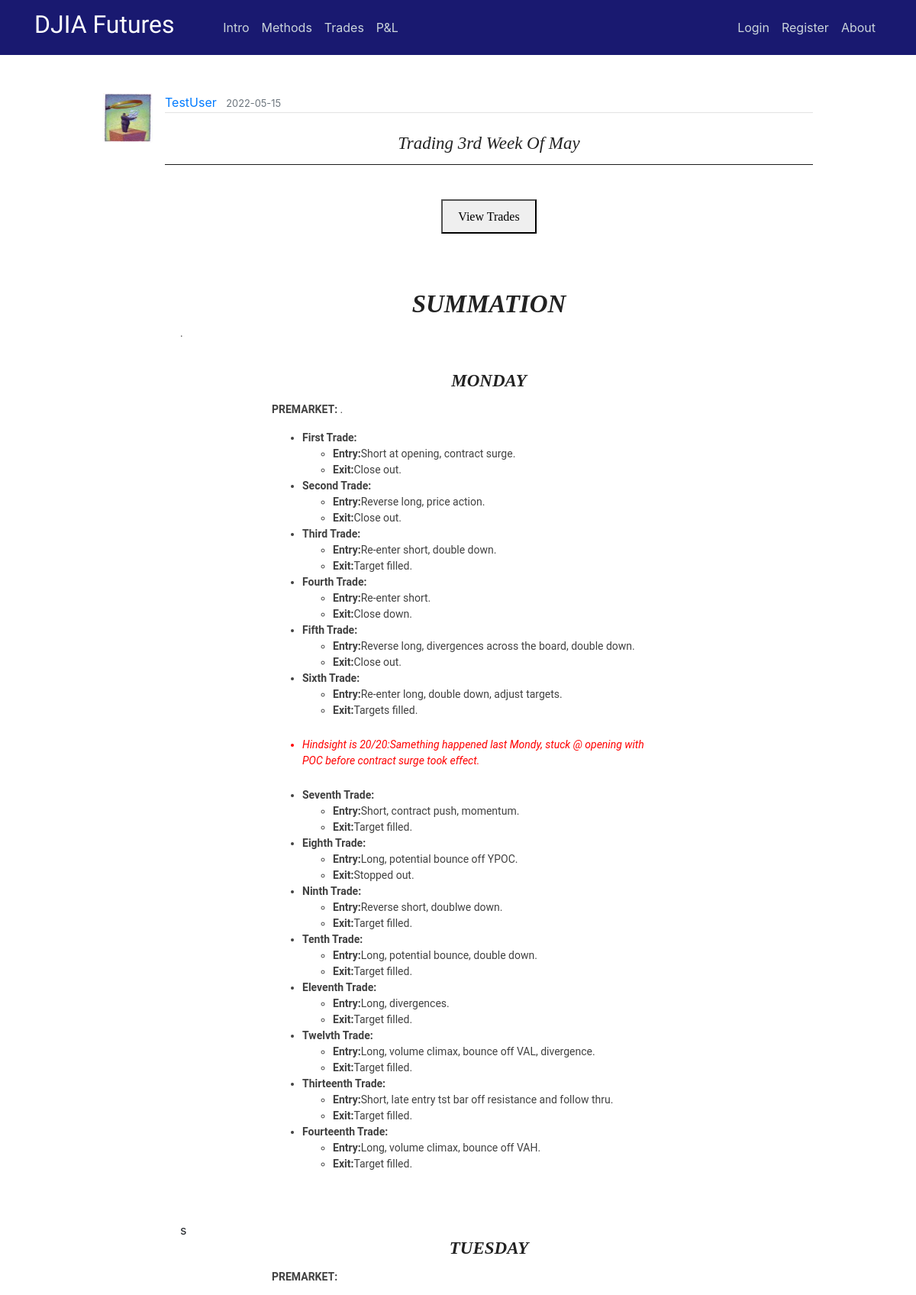
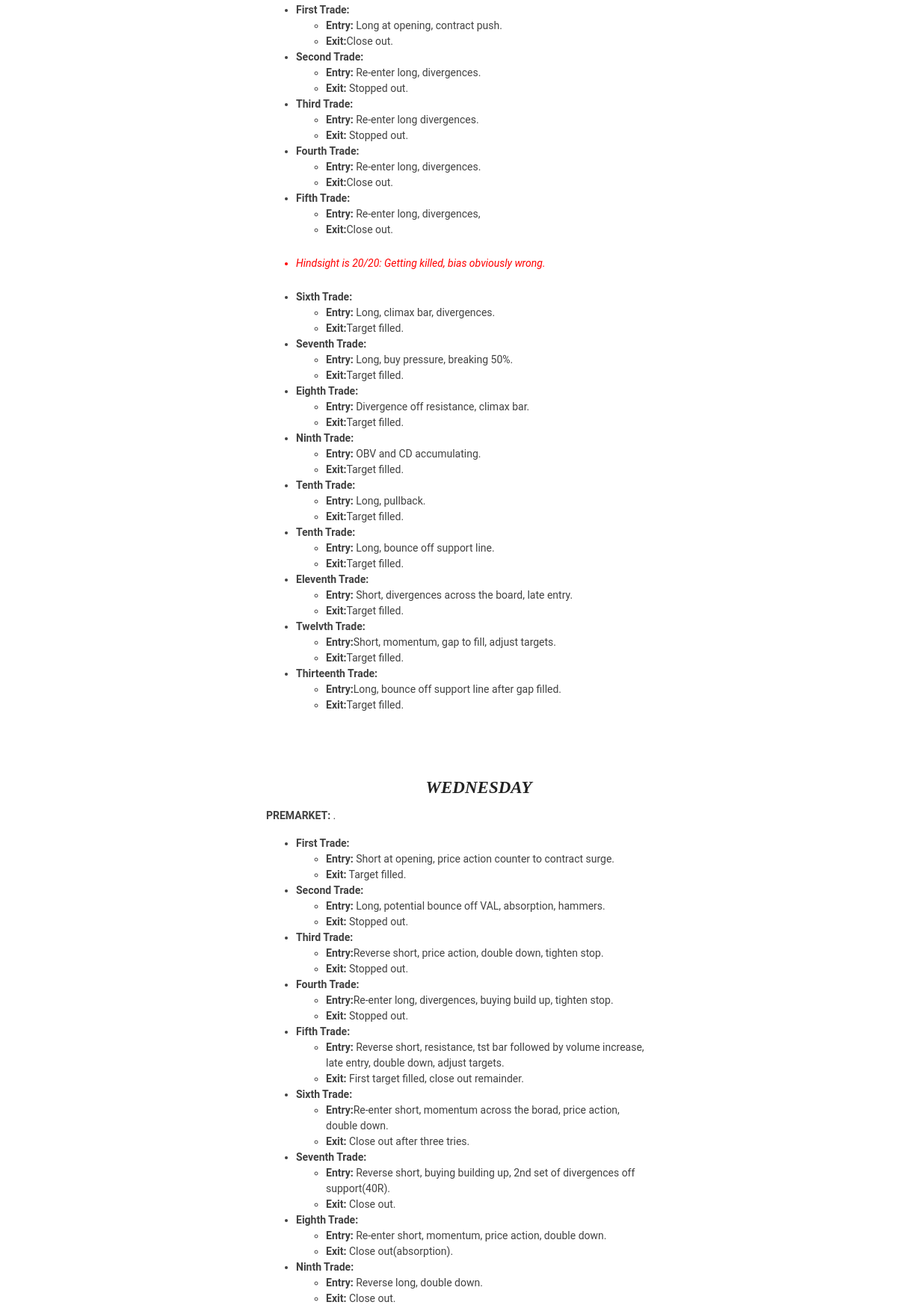
Page /post/159 (upper part) on the committed database (2 pictures, top to bottom).
### flaskblog/models.py (models this page shows, shortened)
class User(db.Model, UserMixin):
    id = db.Column(db.Integer, primary_key=True)
    username = db.Column(db.String(20), unique=True, nullable=False)
    email = db.Column(db.String(120), unique=True, nullable=False)
    image_file = db.Column(db.String(20), nullable=False, default='default.jpg')
    password = db.Column(db.String(60), nullable=False)
    posts = db.relationship('Post', backref='author', lazy=True)

class Post(db.Model):
    id = db.Column(db.Integer, primary_key=True)
    title = db.Column(db.String(100), nullable=False)
    date_posted = db.Column(db.DateTime, nullable=False, default=datetime.utcnow)
    content = db.Column(db.Text, nullable=False)
    user_id = db.Column(db.Integer, db.ForeignKey('user.id'), nullable=False)
    teaser_title = db.Column(db.Text, nullable=True)
    teaser_details = db.Column(db.Text, nullable=True)
    teaser_caption = db.Column(db.Text, nullable=True)
    teaser_img = db.Column(db.Text, nullable=True)
    teaser_content = db.Column(db.Text, nullable=True)
    teaser_wkid = db.Column(db.Text, nullable=True)

### flaskblog/posts/routes.py (the view)
@posts.route("/post/<int:post_id>")
def post(post_id):
    post = Post.query.get_or_404(post_id)
    if len(post.teaser_wkid) != 0:
        weekly = post.teaser_wkid
    else:
        weekly = ""
    return render_template('post.html', weekly=weekly, title=post.title, post=post)

### flaskblog/templates/post.html (shortened to what this page needs)
{% extends "layout.html" %}
{% block content %}
  <article class="media content-section" style="border:none;">
    <img class="article-img" src="{{ url_for('static', filename='profile_pics/' + post.author.image_file) }}">
    <div class="media-body">
      <div class="article-metadata">
        <a class="mr-2" href="{{ url_for('users.user_posts', username=post.author.username) }}">{{ post.author.username }}</a>
        <small class="text-muted">{{ post.date_posted.strftime('%Y-%m-%d') }}</small>
      </div>
      <center><br><h3 class="hero-header">{{ post.title }}</h3><hr><br></center>
      {% if weekly |length %}
      <center><button onclick="myDetach()">View Trades</button></center>
      <br>
      <br>
      {% endif %}
      {{ post.content|safe }}
  </article>
{% endblock content %}

### flaskblog/static/main.css (style rules this page uses)
body { margin-top: 5rem; }
._backdrop { background: url(img/stocks.jpg) no-repeat center center fixed; -webkit-background-size: cover; -moz-background-size: cover; -o-background-size: cover; background-size: cover; }
.adjust-doc-border-intro { padding-right: 20px; padding-left: 20px; padding-top: 20px; padding-bottom: 20px; }
.doc-clear { clear: both; display: block; }
hr { margin-top: 1rem; margin-bottom: 1rem; border: 0; border-top: 1px solid rgba(0, 0, 0, 0.89); }
p.teaser-content { color: #414141; font-size: 14px; font-family: 'Roboto', Arial, 'Helvetica Neue', Helvetica, sans-serif; line-height: 1.5; }
.content-section { background: #ffffff; padding: 10px 20px; border: 1px solid #000000; border-radius: 9px; margin-bottom: 20px; }
.article-img { height: 65px; width: 65px; margin-right: 16px; }
.article-metadata { padding-bottom: 1px; margin-bottom: 4px; border-bottom: 1px solid #e3e3e3 }

### flaskblog/static/study.css (style rules this page uses)
h1.hero-header { color: #222; text-transform: capitalize; font-weight: 400; font-style: italic; font-size: 28px; font-family: Baskerville, 'Baskerville Old Face', 'Hoefler Text', Garamond, 'Times New Roman', serif; }
h3.hero-header { color: #222; text-transform: capitalize; font-weight: 400; font-style: italic; font-size: 28px; font-family: Baskerville, 'Baskerville Old Face', 'Hoefler Text', Garamond, 'Times New Roman', serif; }
h3 { font-weight: 700; line-height: 1; }
li.list { color: #414141; font-size: 14px; font-family: 'Roboto', Arial, 'Helvetica Neue', Helvetica, sans-serif; line-height: 1.5; }
button { margin-top: 5px; margin-bottom: 5px; padding: 8px 20px 7px; font-family: Cambria, Georgia, serif; line-height: 1.6; }
@media screen and (min-width: 25rem) { h1.hero-header { font-size: 33px; } }
@media screen and (min-width: 25rem) { h3.hero-header { font-size: 23px; } }

### flaskblog/static/modal.css (style rules this page uses)
img { margin-bottom: -4px; }

### rows in the picture
User: image_file (picture), author.username "TestUser"
Post: date_posted "2022-05-15", title "Trading 3rd Week Of May", content "SUMMATION . MONDAY PREMARKET: . First Trade: Entry: Short at opening, contract surge. Exit: Close out. Second Trade: Entry: Reverse long, price action. Exit: Close out. Third Trade: Entry: Re-enter short, double down. Exit: Target filled. Fourth Trade: Entry: Re-enter short. Exit: Close down. Fifth Trade: Entry: Reverse long, divergences across the board, double down. Exit: Close out. Sixth Trade: Entry: Re-enter long, double down, adjust targets. Exit: Targets filled. Hindsight is 20/20:Samething happened last Mondy, stuck @ opening with POC before contract surge took effect. Seventh Trade: Entry: Short, contract push, momentum. Exit: Target filled. Eighth Trade: Entry: Long, potential…"
